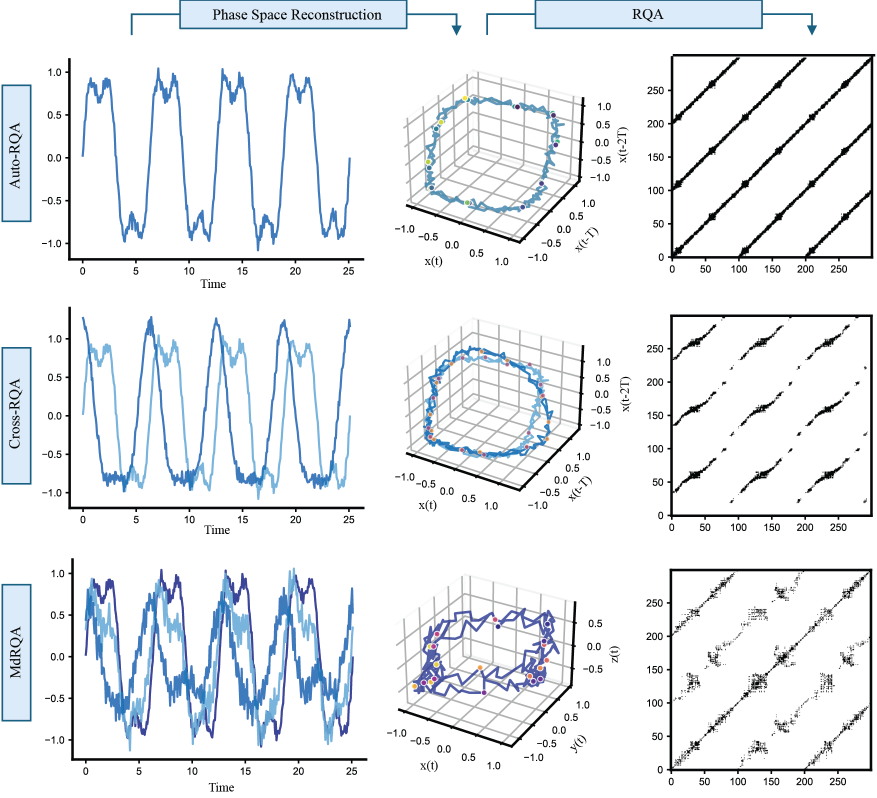
#> input picture examples/assets/rqa_general_method_base.png, 1753 x 1596 px (shown at 1/2 size)
$ python fig3_mdcrqa_row.py
#> lines starting #> are read from the running program, lines starting #| are printed output that depends on the picture; after the words box and inside, x2 and y2 are one past the last pixel; in counts of white or black regions, pixels touching at a corner belong together
"""Add an MdCRQA row to manuscript Figure 3 (the RQA workflow schematic).

The original figure is a hand-assembled image with three rows (Auto-RQA,
Cross-RQA, MdRQA). This script draws a fourth row in the same style and
stacks it underneath:

    time series (two multivariate systems) -> shared state space -> cross-RP

MdCRQA compares two multivariate systems (e.g., leader and follower), with
no delay embedding: each system's channels are the state-space axes, and a
recurrence marks when the follower's state matches a state the leader
occupied (at any time).

It also relabels the delay axes of the Auto-RQA and Cross-RQA rows from
"x(t-T)", "x(t-2T)" to "x(t−τ)", "x(t−2τ)" to match the manuscript's notation.

Panel positions are measured in pixels from the MdRQA row of the original,
shifted down by one row pitch, so the new row lines up with the others.

Usage:
    python examples/fig3_mdcrqa_row.py

Reads examples/assets/rqa_general_method_base.png (the original three-row
figure) and writes figs/rqa_general_method_mdcrqa.png. The signals are
synthetic with a fixed seed, so the output is identical on every run.
"""
from pathlib import Path

import matplotlib

matplotlib.use("Agg")  # fixed pixel size (no retina doubling)
import matplotlib.pyplot as plt  # noqa: E402
import numpy as np
from matplotlib.patches import FancyBboxPatch
from PIL import Image

REPO = Path(__file__).resolve().parents[1]
SRC = REPO / "examples" / "assets" / "rqa_general_method_base.png"
OUT = REPO / "figs" / "rqa_general_method_mdcrqa.png"

# ---- style taken from the original image -----------------------------------
DPI = 100
ROW_PITCH = 503                     # px between rows in the original
BOX_FILL = "#DCEBF9"
BOX_EDGE = "#186183"
DARK = ["#3C4698", "#2E3A88", "#5463B5"]    # leader channels (navy)
LIGHT = ["#79B4DC", "#9CCAE8", "#5FA3D4"]   # follower channels (light blue)
SPINE_W = 4 * 72 / DPI              # 4 px spines, in points
SERIF = "Times New Roman"
SANS = "Arial"
TICK_FS = 14.5
LABEL_FS = 17
ROW_FS = 22


def make_signals(n=300, t_max=25.0, lag=0.9, seed=3):
    """Leader: 3 noisy, flat-topped oscillations. Follower: leader delayed by
    `lag` time units, slightly damped, with its own noise."""
    rng = np.random.default_rng(seed)
    t = np.linspace(0, t_max, n)
    period = 6.1
    phases = [0.0, 1.57, 0.5]

    def channel(tt, ph, noise):
        base = np.tanh(1.6 * np.sin(2 * np.pi * tt / period + ph)) / np.tanh(1.6)
        wobble = 0.12 * np.sin(2 * np.pi * tt / 1.3 + 2 * ph)
        walk = np.convolve(rng.standard_normal(len(tt)), np.ones(3) / 3, "same")
        return 0.92 * base + wobble + noise * walk

    leader = np.column_stack([channel(t, ph, 0.10) for ph in phases])
    follower = np.column_stack([0.95 * channel(t - lag, ph, 0.13) for ph in phases])
    return t, leader, follower


def cross_recurrence(X, Y, target_rr=0.06):
    """Cross-recurrence matrix R[i, j] = 1 if ||X_j - Y_i|| < radius.
    Rows index the follower (y axis), columns the leader (x axis); the
    radius is set to give a fixed recurrence rate."""
    D = np.linalg.norm(Y[:, None, :] - X[None, :, :], axis=-1)
    radius = np.quantile(D, target_rr)
    return D < radius


def px_rect(x0, y0, x1, y1, W, H):
    """Pixel box (top-left origin) -> matplotlib [left, bottom, w, h]."""
    return [x0 / W, 1 - y1 / H, (x1 - x0) / W, (y1 - y0) / H]


def style_2d(ax):
    for side in ("top", "right"):
        ax.spines[side].set_visible(False)
    for side in ("left", "bottom"):
        ax.spines[side].set_linewidth(SPINE_W)
    ax.tick_params(width=1.4, length=6, labelsize=TICK_FS)
    for lab in ax.get_xticklabels() + ax.get_yticklabels():
        lab.set_fontfamily(SANS)


def draw_row(W, H):
    t, X, Y = make_signals()
    R = cross_recurrence(X, Y)

    fig = plt.figure(figsize=(W / DPI, H / DPI), dpi=DPI)
    fig.patch.set_alpha(0)

    # Row label box (same geometry as the other rows' boxes).
    box_ax = fig.add_axes(px_rect(0, 70, 66, 354, W, H))
    box_ax.set_axis_off()
    box_ax.set_xlim(0, 66)
    box_ax.set_ylim(0, 284)
    box_ax.add_patch(FancyBboxPatch((4.5, 6), 57, 272, boxstyle="square,pad=0",
                                    fc=BOX_FILL, ec=BOX_EDGE, lw=2.6))
    box_ax.text(33, 142, "MdCRQA", rotation=90, ha="center", va="center",
                fontsize=ROW_FS, fontfamily=SERIF)

    # Time series: leader (dark) and follower (light).
    ax = fig.add_axes(px_rect(145, 24, 734, 425, W, H))
    for k in range(3):
        ax.plot(t, X[:, k], color=DARK[k], lw=2.6, zorder=3)
        ax.plot(t, Y[:, k], color=LIGHT[k], lw=2.6, zorder=2)
    ax.set_xlim(-1.22, 26.46)
    ax.set_ylim(-1.23, 1.18)
    ax.set_xticks(range(0, 26, 5))
    ax.set_yticks([-1, -0.5, 0, 0.5, 1])
    ax.set_xlabel("Time", fontsize=LABEL_FS, fontfamily=SERIF, labelpad=12)
    style_2d(ax)

    # Shared state space: both systems' trajectories, no embedding.
    ax3 = fig.add_axes(px_rect(735, 20, 1235, 490, W, H), projection="3d")
    ax3.patch.set_alpha(0)
    ax3.plot(*X.T, color=DARK[0], lw=2.2)
    ax3.plot(*Y.T, color=LIGHT[0], lw=2.2)
    # Dots: follower states that recur with some leader state.
    rec_i = np.where(R.any(axis=1))[0][::9]
    ax3.scatter(*Y[rec_i].T, c=np.linspace(0, 1, len(rec_i)), cmap="plasma",
                s=36, edgecolors="white", linewidths=0.8, depthshade=False,
                zorder=5)
    ax3.view_init(elev=24, azim=-58)
    ax3.set_box_aspect((1, 0.8, 0.75), zoom=0.92)
    for axis in (ax3.xaxis, ax3.yaxis, ax3.zaxis):
        axis.set_pane_color((1, 1, 1, 0))
        axis._axinfo["grid"].update(color="#BBBBBB", linewidth=1.3)
        axis.line.set_linewidth(SPINE_W * 0.8)
    for setter in (ax3.set_xticks, ax3.set_yticks):
        setter([-1, -0.5, 0, 0.5, 1])
    ax3.set_zticks([-0.5, 0, 0.5])
    ax3.tick_params(labelsize=TICK_FS - 0.5, pad=1)
    for lab in ax3.get_xticklabels() + ax3.get_yticklabels() + ax3.get_zticklabels():
        lab.set_fontfamily(SANS)
    ax3.set_xlabel("x(t)", fontsize=LABEL_FS, fontfamily=SERIF, labelpad=6)
    ax3.set_ylabel("y(t)", fontsize=LABEL_FS, fontfamily=SERIF, labelpad=12,
                   rotation=-60)
    ax3.yaxis.set_rotate_label(False)
    ax3.zaxis.set_rotate_label(False)
    ax3.set_zlabel("z(t)", fontsize=LABEL_FS, fontfamily=SERIF, labelpad=8,
                   rotation=90)

    # Cross-recurrence plot (asymmetric: no line of identity).
    axr = fig.add_axes(px_rect(1341, 47, 1742, 447, W, H))
    n = len(t)
    axr.imshow(R, cmap="binary", origin="lower", interpolation="nearest",
               extent=(0, n, 0, n))
    axr.set_xticks(range(0, 251, 50))
    axr.set_yticks(range(0, 251, 50))
    for side in axr.spines.values():
        side.set_linewidth(SPINE_W)
    axr.tick_params(width=1.4, length=6, labelsize=TICK_FS)
    for lab in axr.get_xticklabels() + axr.get_yticklabels():
        lab.set_fontfamily(SANS)

    fig.canvas.draw()
    row = np.asarray(fig.canvas.buffer_rgba()).copy()
    plt.close(fig)
    return Image.fromarray(row)


# Old delay-axis labels in the base image: pixel boxes (x0, x1, y0, y1) to
# clear, and where to draw the replacement (centre x, centre y, rotation).
TAU_LABELS = [
    # Auto-RQA row
    dict(text="x(t\u22122\u03c4)", clear=[(1230, 1263, 250, 330)], at=(1246, 290, 90)),
    dict(text="x(t\u2212\u03c4)", clear=[(1167, 1200, 452, 478), (1160, 1180, 474, 492),
                                (1147, 1174, 481, 507)], at=(1173, 480, 52)),
    # Cross-RQA row
    dict(text="x(t\u22122\u03c4)", clear=[(1235, 1268, 749, 829)], at=(1251, 789, 90)),
    dict(text="x(t\u2212\u03c4)", clear=[(1154, 1186, 950, 977), (1133, 1167, 971, 1007)],
         at=(1160, 979, 52)),
]


def fix_tau_labels(img):
    """Replace the "T" delay labels with tau (see TAU_LABELS)."""
    W, H = img.size
    px = np.asarray(img).copy()
    for lab in TAU_LABELS:
        for x0, x1, y0, y1 in lab["clear"]:
            px[y0:y1, x0:x1] = 0
    fig = plt.figure(figsize=(W / DPI, H / DPI), dpi=DPI)
    fig.patch.set_alpha(0)
    for lab in TAU_LABELS:
        x, y, rot = lab["at"]
        fig.text(x / W, 1 - y / H, lab["text"], rotation=rot, ha="center",
                 va="center", rotation_mode="anchor", fontsize=LABEL_FS + 2,
                 fontfamily=SERIF)
    fig.canvas.draw()
    overlay = Image.fromarray(np.asarray(fig.canvas.buffer_rgba()).copy())
    plt.close(fig)
    out = Image.fromarray(px)
    out.alpha_composite(overlay)
    return out


def main():
    src = fix_tau_labels(Image.open(SRC).convert("RGBA"))
#> in fix_tau_labels, `W, H = img.size`: W = 1753; H = 1596
#> in fix_tau_labels, px is the input picture: shape (1596, 1753, 4); mean R, G, B, A 232.5, 235.8, 239.4, 141.3
#> after the loop in fix_tau_labels, `for lab in TAU_LABELS:`:
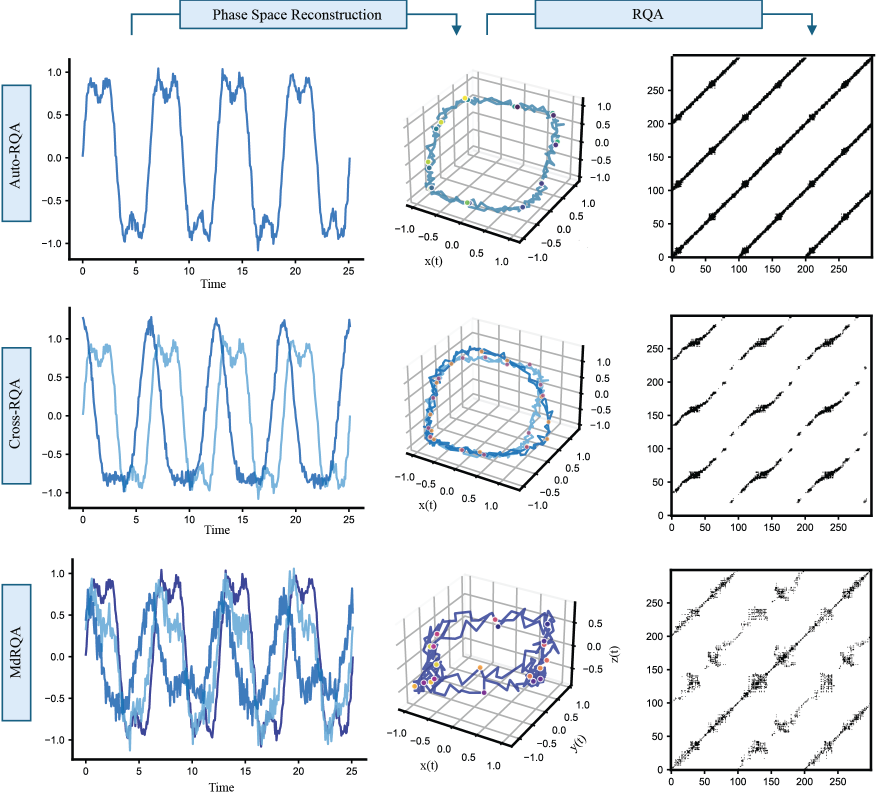
#> px: shape (1596, 1753, 4) (shown at 1/2 size); 0.32% of pixels changed, all inside (x1, y1, x2, y2) = (1133, 250, 1268, 1007); transparent parts drawn white
#> in fix_tau_labels, `overlay = Image.fromarray(np.asarray(fig.canvas.buffer_rgba()).copy())`:
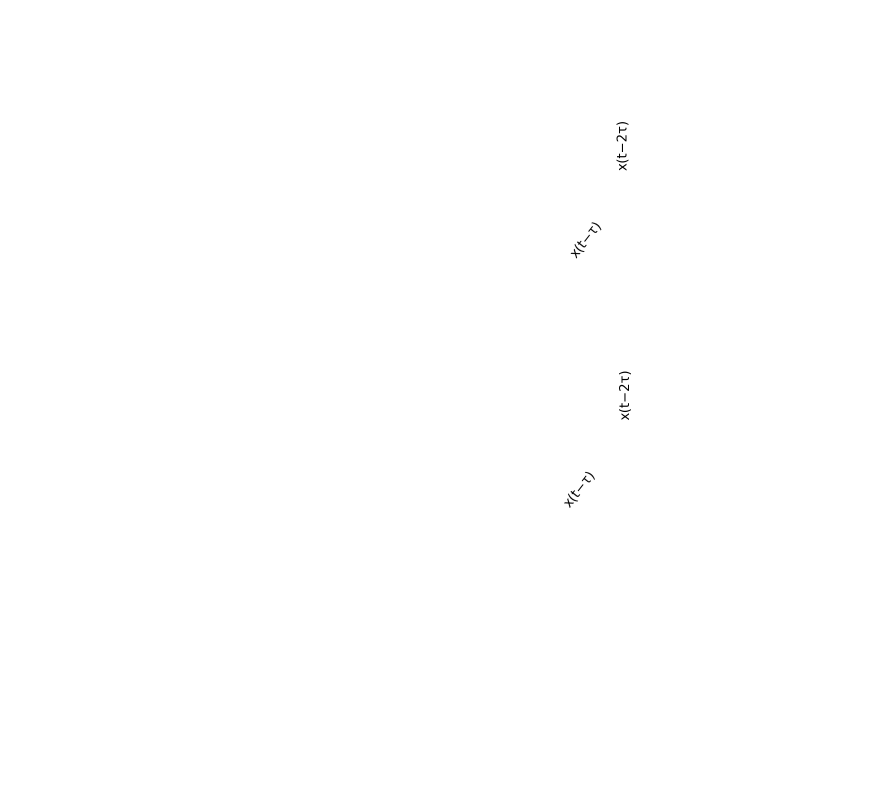
#> overlay: PIL image 1753x1596 RGBA (shown at 1/2 size); mean R, G, B, A 254.7, 254.7, 254.7, 0.1; transparent parts drawn white
    W, H0 = src.size
#> W = 1753; H0 = 1596
    row = draw_row(W, ROW_PITCH)
#> in draw_row, `plt.close(fig)`:
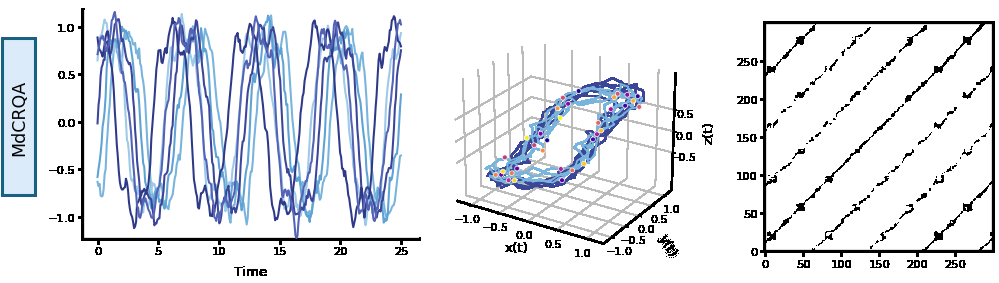
#> figure drawn by matplotlib, 4 panels; panel 2: curve peaks at x = 1.76, y = 1.08; panel 2: curve peaks at x = 14.3, y = 1.12; panel 2: curve peaks at x = 24.41, y = 1.11
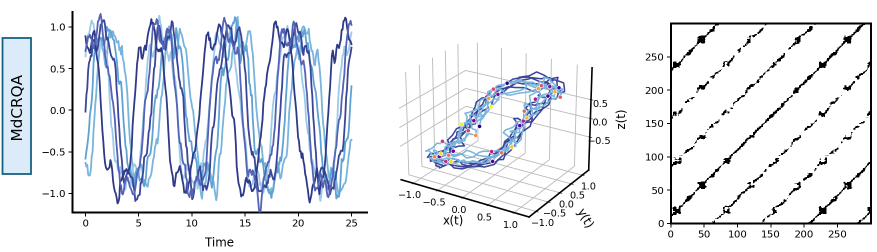
#> row: PIL image 1753x503 RGBA (shown at 1/2 size); mean R, G, B, A 228.4, 231.7, 237.7, 129.5; transparent parts drawn white
    out = Image.new("RGBA", (W, H0 + ROW_PITCH), (0, 0, 0, 0))
#> out: PIL image 1753x2099 RGBA; every value is 0
    out.paste(src, (0, 0))
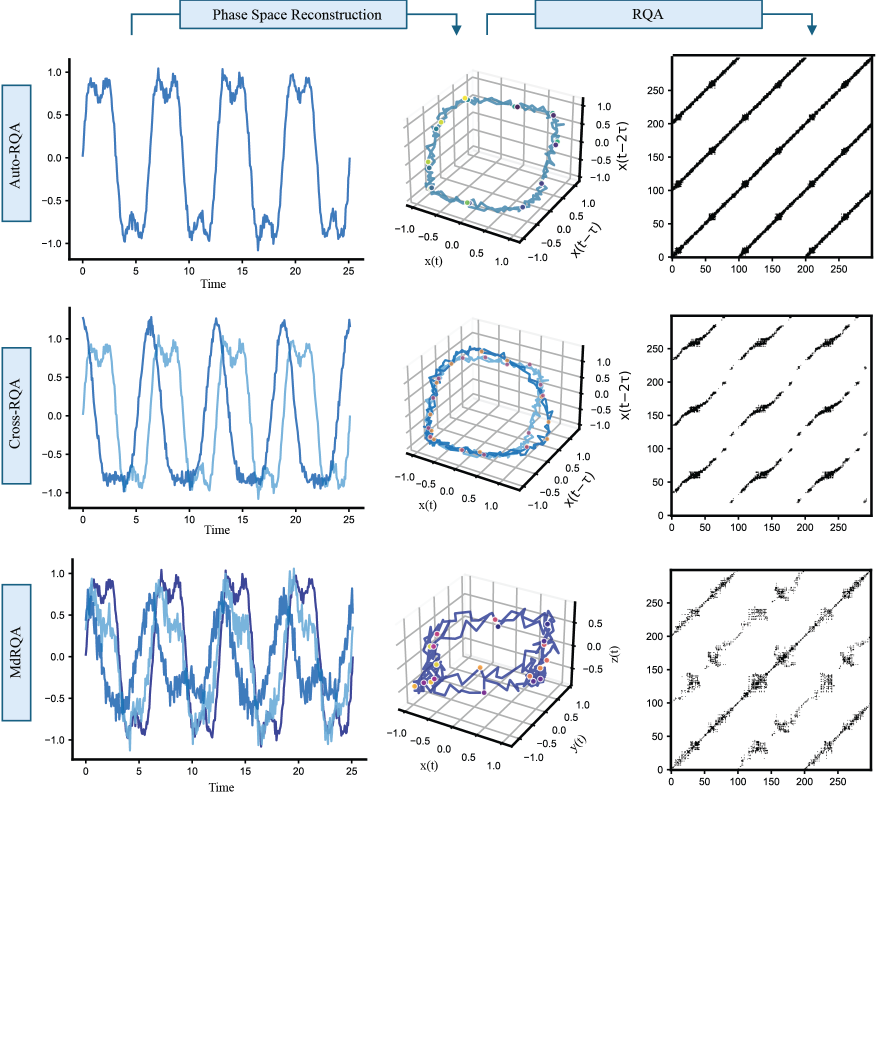
#> out: PIL image 1753x2099 RGBA (shown at 1/2 size); mean R, G, B, A 176.2, 178.8, 181.5, 107.4; transparent parts drawn white
    out.alpha_composite(row, (0, H0))
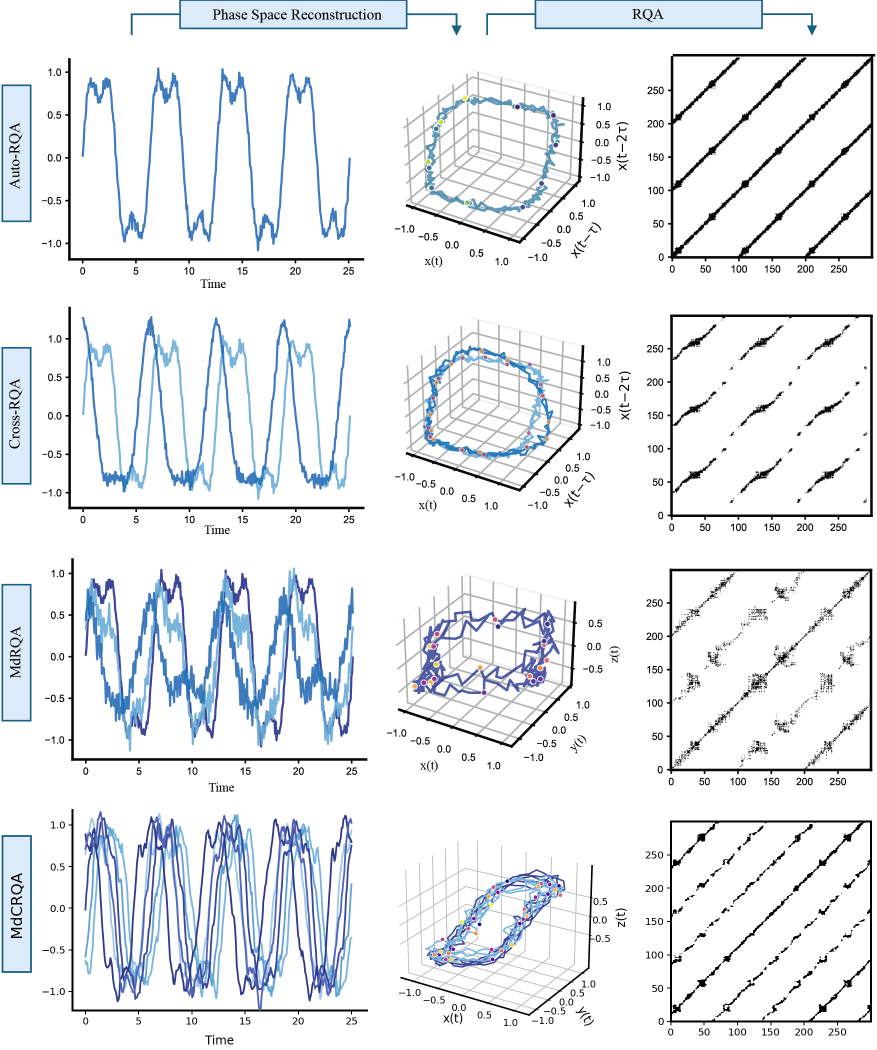
#> out: PIL image 1753x2099 RGBA (shown at 1/2 size); mean R, G, B, A 201.7, 205, 209.1, 138.4; transparent parts drawn white
    OUT.parent.mkdir(parents=True, exist_ok=True)
    out.save(OUT)
    print(f"wrote {OUT} ({out.size[0]}x{out.size[1]})")
#| wrote figs/rqa_general_method_mdcrqa.png (1753x2099)


if __name__ == "__main__":
    main()

$ run again, with extra/ami_fnn/ami_archetypes.png copied over examples/assets/rqa_general_method_base.png
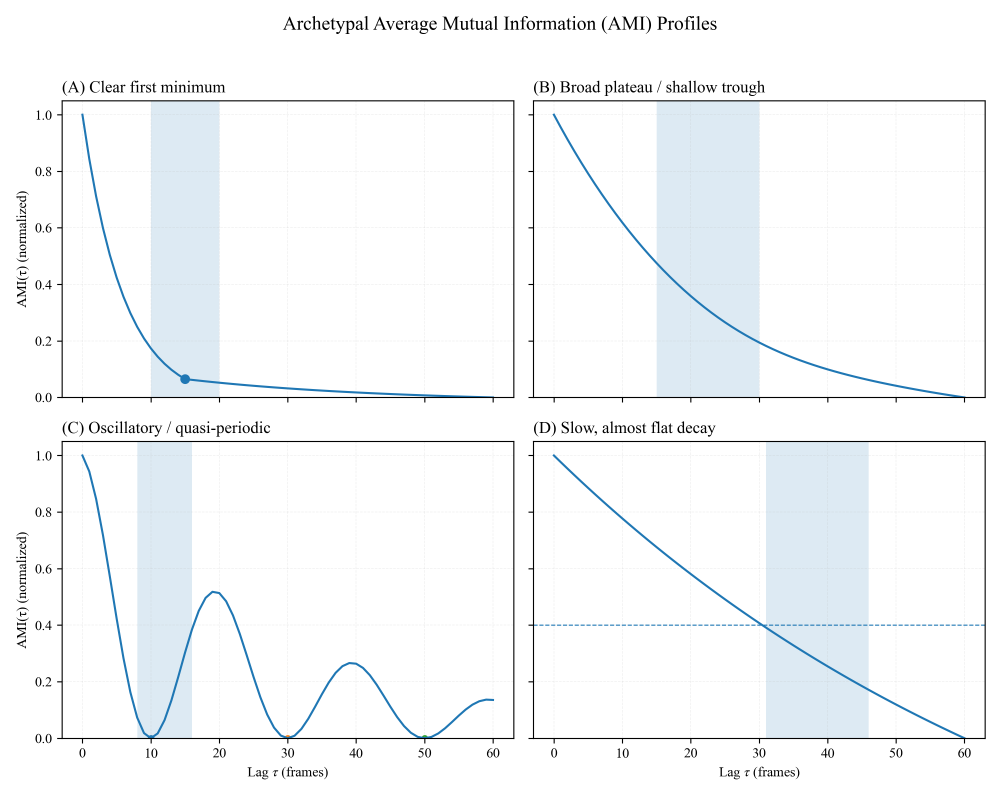
#> input picture extra/ami_fnn/ami_archetypes.png, 3000 x 2400 px (shown at 1/3 size)
#> in fix_tau_labels, `W, H = img.size`: W = 3000; H = 2400
#> in fix_tau_labels, px is the input picture: shape (2400, 3000, 4); mean R, G, B, A 245.2, 247.4, 248.9, 255
#> in main, `row = draw_row(W, ROW_PITCH)`:
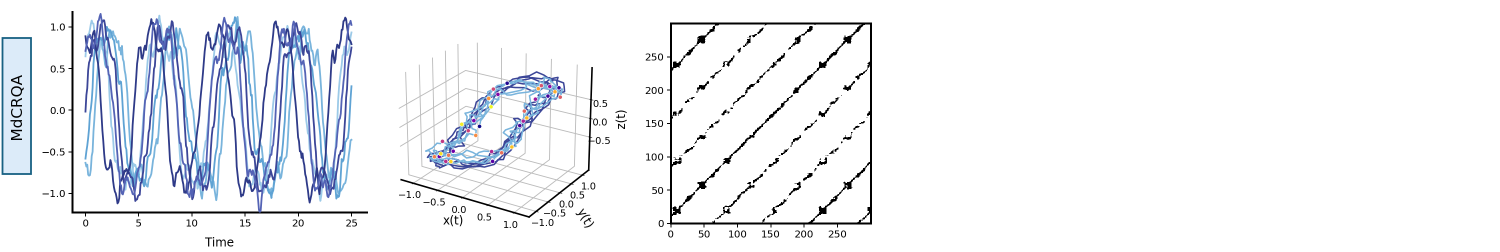
#> row: PIL image 3000x503 RGBA (shown at 1/2 size); mean R, G, B, A 239.5, 241.4, 244.9, 75.7; transparent parts drawn white
#> in main, `out.alpha_composite(row, (0, H0))`:
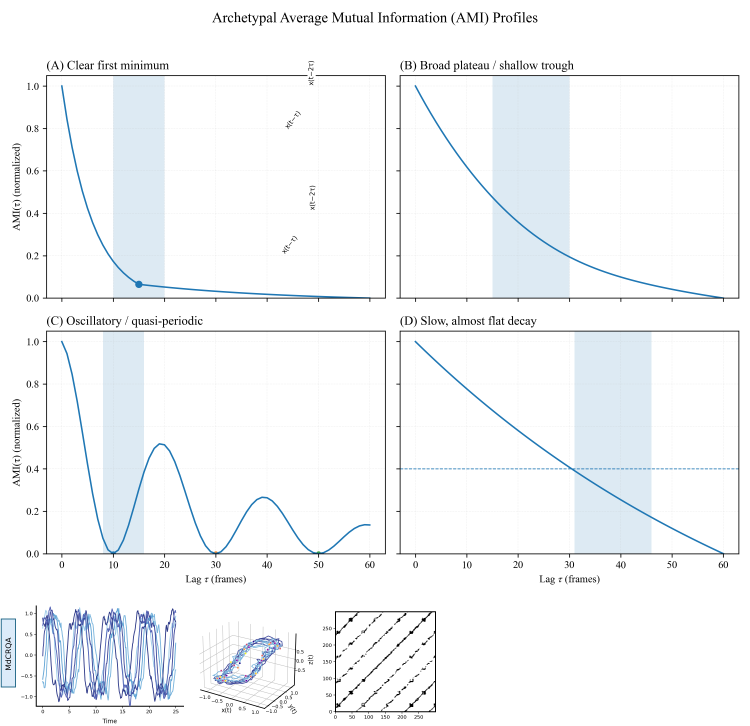
#> out: PIL image 3000x2903 RGBA (shown at 1/4 size); mean R, G, B, A 213.2, 215.3, 217.2, 223.7; transparent parts drawn white
#| wrote figs/rqa_general_method_mdcrqa.png (3000x2903)
